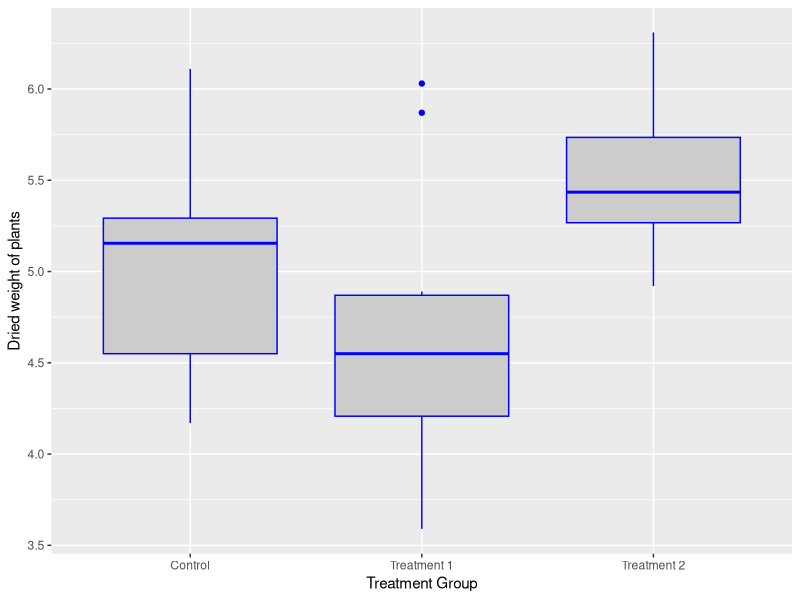
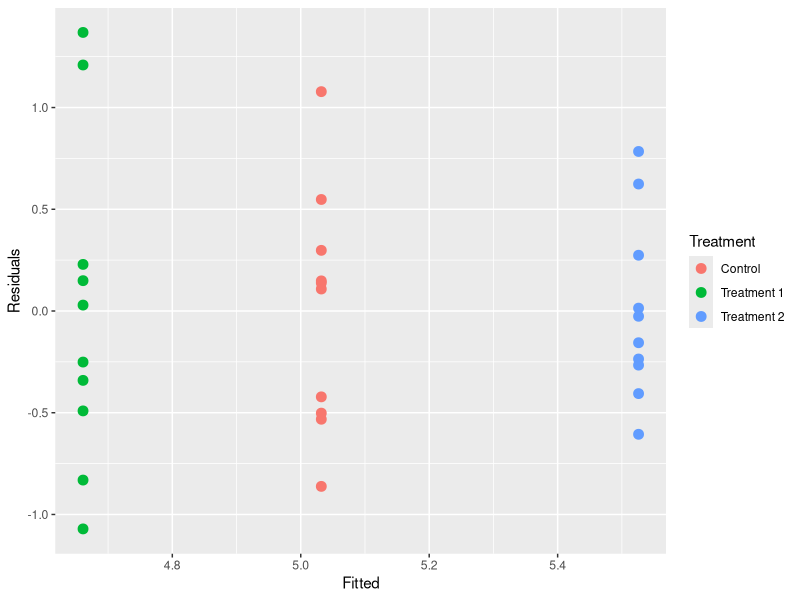
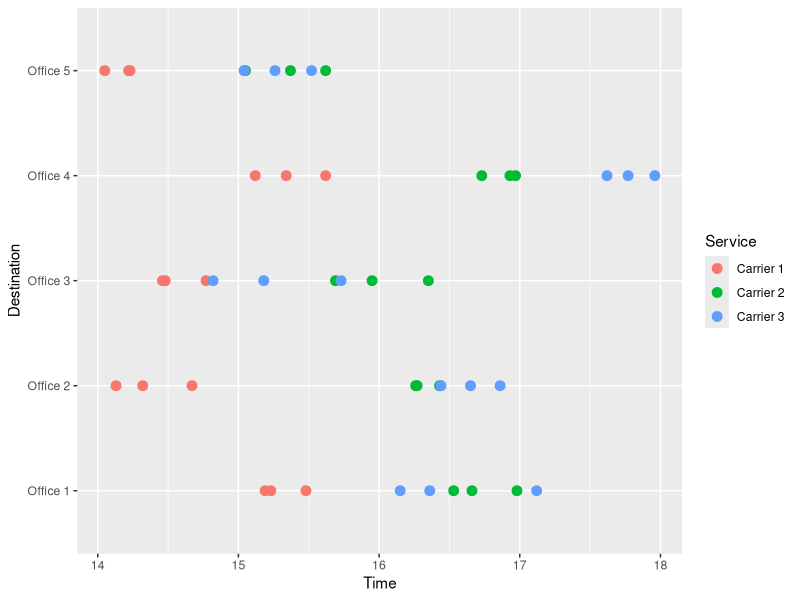
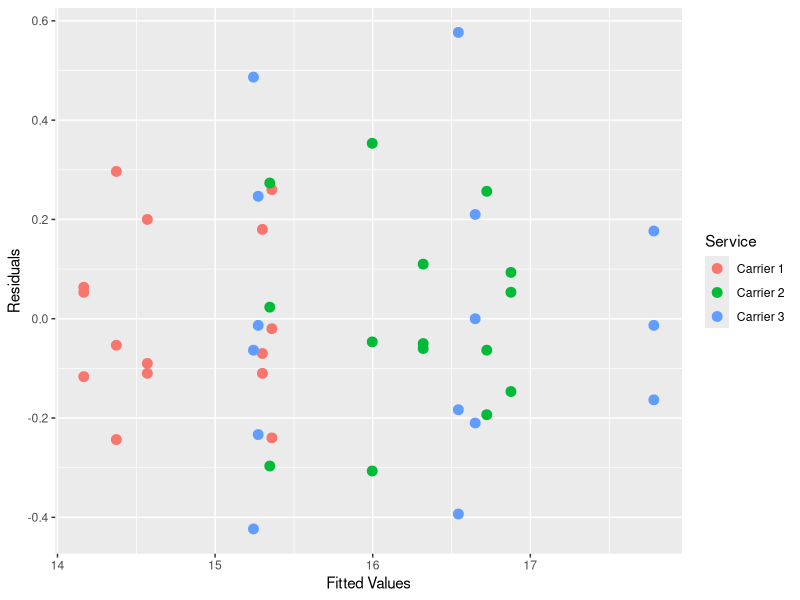
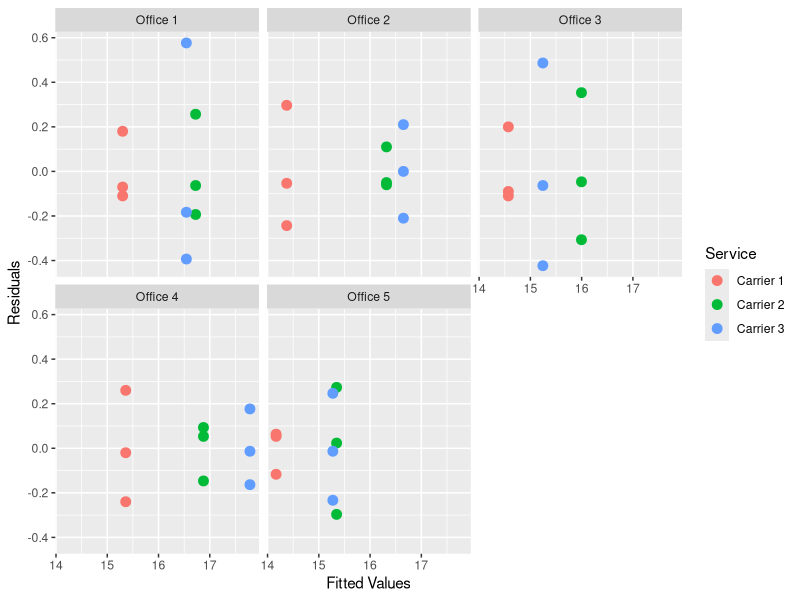
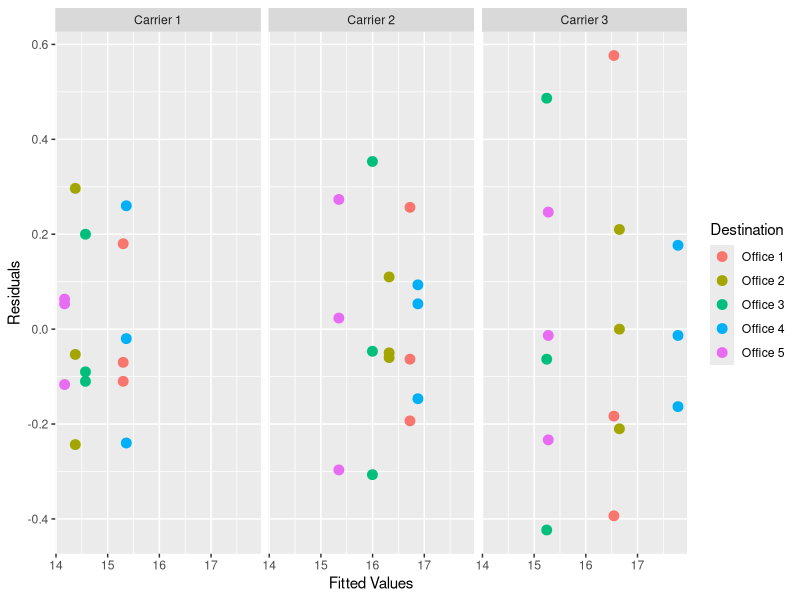
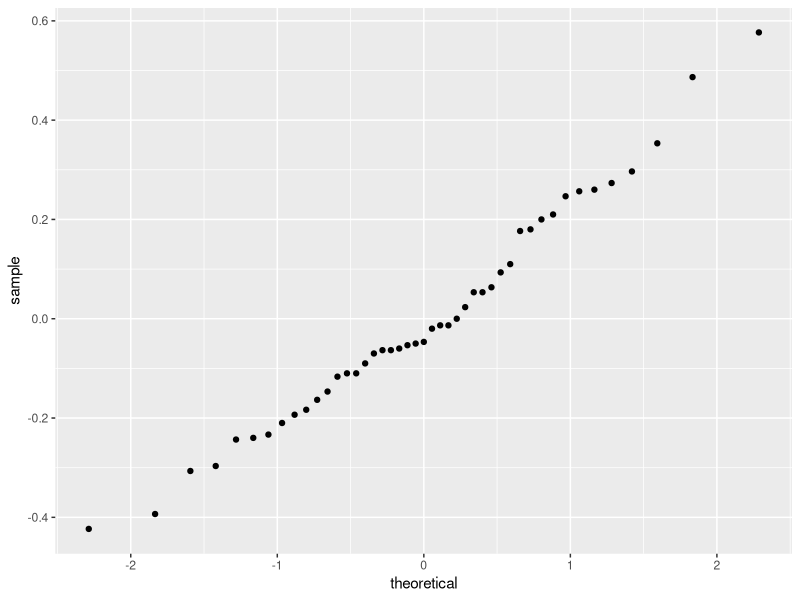
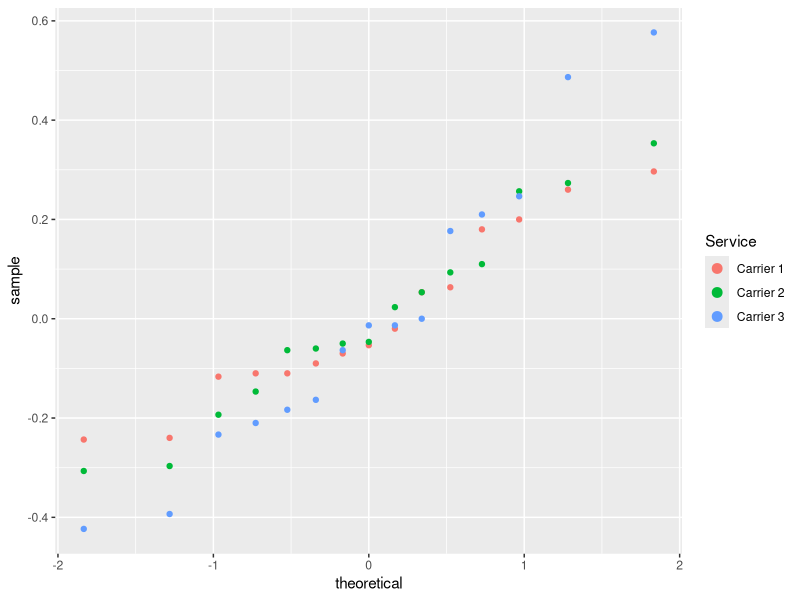

These charts were generated, in order, by the following R code: (Note: this script raises an error after producing the figures.)
#**********************************************************************
#As an example we consider one of the data sets available with R relating to an experiment into plant growth. The purpose of the experiment was to compare the yields on the plants for a control group and two treatments of interest. The response variable was a measurement taken on the dried weight of the plants.
#The first step in the investigation is to take a copy of the data frame so that we can make some adjustments as necessary while leaving the original data alone. We use the factor function to re-define the labels of the group variables that will appear in the output and graphs:
plant.df = PlantGrowth
plant.df$group = factor(plant.df$group,
  labels = c("Control", "Treatment 1", "Treatment 2"))
#The labels argument is a list of names corresponding to the levels of the group factor variable.
#A boxplot of the distributions of the dried weights for the three competing groups is created using the ggplot package:
require(ggplot2)
ggplot(plant.df, aes(x = group, y = weight)) +
  geom_boxplot(fill = "grey80", colour = "blue") +
  scale_x_discrete() + xlab("Treatment Group") +
  ylab("Dried weight of plants")
#The geom_boxplot() option is used to specify background and outline colours for the boxes. The axis labels are created with the xlab() and ylab() options. The plot that is produce looks like this:
#Initial inspection of the data suggests that there are differences in the dried weight for the two treatments but it is not so clear cut to determine whether the treatments are different to the control group. To investigate these differences we fit the one-way ANOVA model using the lm function and look at the parameter estimates and standard errors for the treatment effects. The function call is:
plant.mod1 = lm(weight ~ group, data = plant.df)
#We save the model fitted to the data in an object so that we can undertake various actions to study the goodness of the fit to the data and other model assumptions. The standard summary of a lm object is used to produce the following output:
summary(plant.mod1)
#The model output indicates some evidence of a difference in the average growth for the 2nd treatment compared to the control group. An analysis of variance table for this model can be produced via the anova command:
anova(plant.mod1)
#This table confirms that there are differences between the groups which were highlighted in the model summary. The function confint is used to calculate confidence intervals on the treatment parameters, by default 95% confidence intervals:
confint(plant.mod1)
#The model residuals can be plotted against the fitted values to investigate the model assumptions. First we create a data frame with the fitted values, residuals and treatment identifiers:
plant.mod = data.frame(Fitted = fitted(plant.mod1),
  Residuals = resid(plant.mod1), Treatment = plant.df$group)
#and then produce the plot:
ggplot(plant.mod, aes(Fitted, Residuals, colour = Treatment)) + geom_point(size=3)
#We can see that there is no major problem with the diagnostic plot but some evidence of different variabilities in the spread of the residuals for the three treatment groups.
#The r function aov builds an ANOVA model from the data rather than from a model.
plant.aov<-aov(weight ~ group,plant.df)
#The basic result doen not give a great deal of information. We need to view the summary so try:
summary(plant.aov)
#So far we have conducted a simple one-way anova. In this instance we see that there is a significant effect of diet upon growth. However, there are 6 treatments. We would like to know which of these treatments are significantly different from the controls and from other treatments. We need a post-hoc test. R provides a simple function to carry out the Tukey HSD test.
#This will show all the paired comparisons like so:
TukeyHSD(plant.aov)
#The table/output shows us the difference between pairs, the 95% confidence interval(s) and the p-value of the pairwise comparisons. All we need to know!

#*************************************************************************
#The analysis of variance (ANOVA) model can be extended from making a comparison between multiple groups to take into account additional factors in an experiment. The simplest extension is from one-way to two-way ANOVA where a second factor is included in the model as well as a potential interaction between the two factors.
#As an example consider a company that regularly has to ship parcels between its various (five for this example) sub-offices and has the option of using three competing parcel delivery services, all of which charge roughly similar amounts for each delivery. To determine which service to use, the company decides to run an experiment shipping three packages from its head office to each of the five sub-offices. The delivery time for each package is recorded and the data loaded into R:
delivery.df = data.frame(
  Service = c(rep("Carrier 1", 15), rep("Carrier 2", 15),
    rep("Carrier 3", 15)),
  Destination = c(rep(c("Office 1", "Office 2", "Office 3",
    "Office 4", "Office 5"), 9)),
  Time = c(15.23, 14.32, 14.77, 15.12, 14.05,
  15.48, 14.13, 14.46, 15.62, 14.23, 15.19, 14.67, 14.48, 15.34, 14.22,
  16.66, 16.27, 16.35, 16.93, 15.05, 16.98, 16.43, 15.95, 16.73, 15.62,
  16.53, 16.26, 15.69, 16.97, 15.37, 17.12, 16.65, 15.73, 17.77, 15.52,
  16.15, 16.86, 15.18, 17.96, 15.26, 16.36, 16.44, 14.82, 17.62, 15.04)
)
#The data is then displayed using a dot plot for an initial visual investigation of any trends in delivery time between the three services and across the five sub-offices. The colour aesthetic is used to distinguish between the three services in the plot.

ggplot(delivery.df, aes(Time, Destination, colour = Service)) + geom_point(size=3)
#The graph shows a general pattern of service carrier 1 having shorter delivery times than the other two services. There is also an indication that the differences between the services varies for the five sub-offices and we might expect the interaction term to be significant in the two-way ANOVA model. To fit the two-way ANOVA model we use this code:

delivery.mod1 = aov(Time ~ Destination*Service, data = delivery.df)
#The * symbol instructs R to create a formula that includes main effects for both Destination and Service as well as the two-way interaction between these two factors. We save the fitted model to an object which we can summarise as follows to test for importance of the various model terms:

summary(delivery.mod1)
#We have strong evidence here that there are differences between the three delivery services, between the five sub-office destinations and that there is an interaction between destination and service in line with what we saw in the original plot of the data. Now that we have fitted the model and identified the important factors we need to investigate the model diagnostics to ensure that the various assumptions are broadly valid.
#We can plot the model residuals against fitted values to look for obvious trends that are not consistent with the model assumptions about independence and common variance. The first step is to create a data frame with the fitted values and residuals from the above model:

delivery.res = delivery.df
delivery.res$M1.Fit = fitted(delivery.mod1)
delivery.res$M1.Resid = resid(delivery.mod1)
#Then a scatter plot is used to display the fitted values and residuals where the colour asthetic highlights which points correspond to the three competing delivery services:

ggplot(delivery.res, aes(M1.Fit, M1.Resid, colour = Service)) + geom_point(size=3) +
  xlab("Fitted Values") + ylab("Residuals")
#There are no obvious patterns in this plot that suggest problems with the two-way ANOVA model that we fitted to the data.
#As an alternative display we could separate the residuals into destination sub-offices, where the facet_wrap() function instructs ggplot to create a separate display (panel) for each of the destinations.

ggplot(delivery.res, aes(M1.Fit, M1.Resid, colour = Service)) +
  geom_point(size=3) + xlab("Fitted Values") + ylab("Residuals") +
  facet_wrap( ~ Destination)
#No obvious problems in this diagnostic plot.
#We could also consider dividing the data by delivery service to get a different view of the residuals:

ggplot(delivery.res, aes(M1.Fit, M1.Resid, colour = Destination)) +
  geom_point(size=3) + xlab("Fitted Values") + ylab("Residuals") +
  facet_wrap( ~ Service)
#Again there is nothing substantial here to lead us to consider an alternative analysis.
#Lastly we consider the normal probability plot of the model residuals, using the stat_qq() option:
ggplot(delivery.res, aes(sample = M1.Resid)) + stat_qq()

ggplot(delivery.res, aes(sample = M1.Resid, colour=Service)) + stat_qq() + 
  geom_point(x=delivery.res$M1.Fit, y=delivery.res$M1.Resid, size=3)
#This plot is very close to the straight line we would expect to observe if the data was a close approximation to a normal distribution. To round off the analysis we look at the Tukey HSD multiple comparisons to confirm that the differences are between delivery service 1 and the other two competing services:

TukeyHSD(delivery.mod1, which = "Service")
#Even with the multiple comparison post-hoc adjustment there is very strong evidence for the differences that we have consistenly observed throughout the analysis.
#We can use ggplot to visualise the difference in mean delivery time for the services and the 95% confidence intervals on these differences. We create a data frame from the TukeyHSD output by extracting the component relating to the delivery service comparison and add the text labels by extracting the row names from the data frame.

delivery.hsd = data.frame(TukeyHSD(delivery.mod1, which = "Service")$Service)
delivery.hsd$Comparison = row.names(delivery.hsd)
#We then use the geom_pointrange() to specify lower, middle and upper values based on the three pairwise comparisons of interest.

ggplot(delivery.hsd, aes(Comparison, y = diff, ymin = lwr, ymax = upr)) +
  geom_pointrange() + ylab("Difference in Mean Delivery Time by Service") +
  coord_flip()
#The coord_flip() is used to make the confidence intervals horizontal rather than vertical on the graph.

#*************************************************************************
#This example requires the R stats package. There are three groups with seven observations per group. We denote group i values by y_i:
y1 = c(18.2, 20.1, 17.6, 16.8, 18.8, 19.7, 19.1)
y2 = c(17.4, 18.7, 19.1, 16.4, 15.9, 18.4, 17.7)
y3 = c(15.2, 18.8, 17.7, 16.5, 15.9, 17.1, 16.7)
local({pkg <- select.list(sort(.packages(all.available =  TRUE)), graphics=TRUE) 
if(nchar(pkg)) library(pkg, character.only=TRUE)})
#Now we combine them into one long vector, with a second vector, group, identifying group membership:
y = c(y1, y2, y3)
n = rep(7, 3)
n
group = rep(1:3, n)
group
#Here are summaries by group and for the combined data. First we show stem-leaf diagrams.
tmp = tapply(y, group, stem)
stem(y)
#Now we show summary statistics by group and overall. We locally define a temporary function, tmpfn, to make this easier.
tmpfn = function(x) c(sum = sum(x), mean = mean(x), var = var(x),n = length(x))
tapply(y, group, tmpfn)
tmpfn(y)
data = data.frame(y = y, group = factor(group))
fit = lm(y ~ group, data)
anova(fit)
df = anova(fit)[, "Df"]
names(df) = c("trt", "err")
#Get F Values: First we extract the treatment and error degrees of freedom. Then we use qt to get the tabled F values.
df
alpha = c(0.05, 0.01)
qf(alpha, df["trt"], df["err"], lower.tail = FALSE)
#A confidence interval on the pooled variance can be computed as well using the anova(fit) object. First we get the residual sum of squares, SSTrt, then we divide by the appropriate chi-square tabled values.
anova(fit)["Residuals", "Sum Sq"]
anova(fit)["Residuals", "Sum Sq"]/qchisq(c(0.025, 0.975), 18)
anova(fit)["Residuals", "Sum Sq"]/qchisq(c(0.025, 0.975), 18,lower.tail = FALSE)